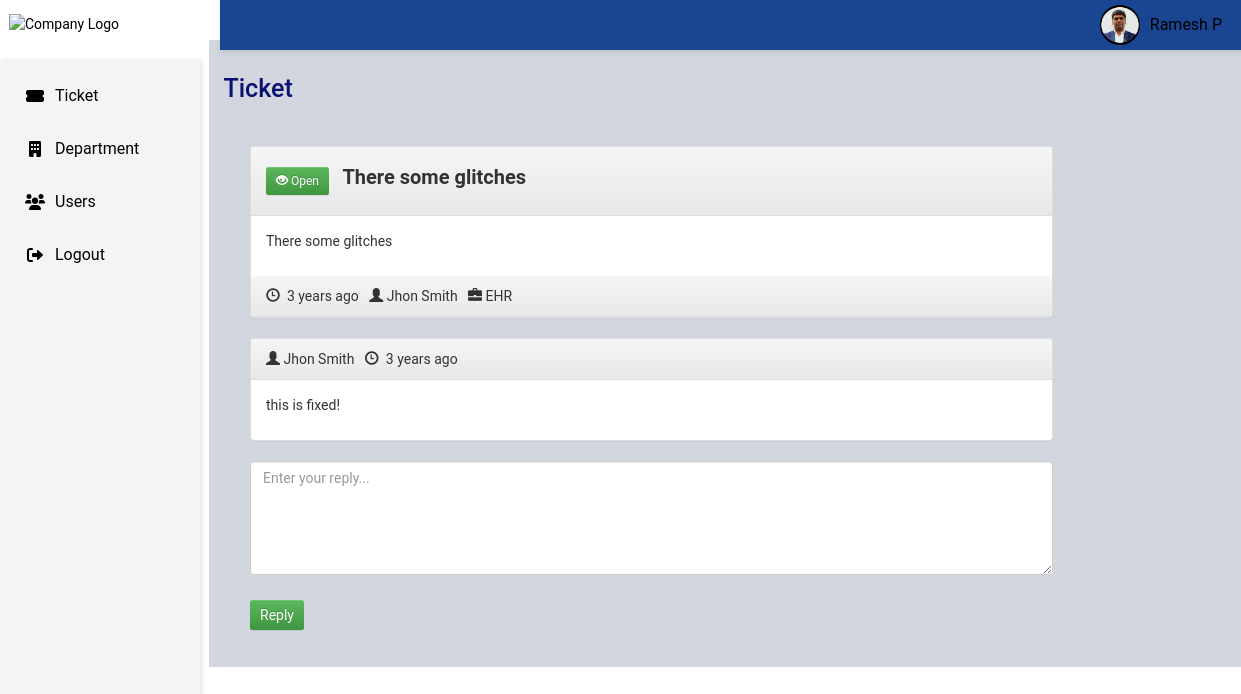
/view_ticket.php?id=617bfc35a93af (signed in), run on the app's committed database.
### tables this page shows
CREATE TABLE `hd_tickets` (
  `id` int(11) NOT NULL,
  `uniqid` varchar(20) NOT NULL,
  `user` int(11) NOT NULL,
  `title` varchar(250) NOT NULL,
  `init_msg` text NOT NULL,
  `department` int(11) NOT NULL,
  `date` varchar(250) NOT NULL,
  `last_reply` int(11) NOT NULL,
  `user_read` int(11) NOT NULL,
  `admin_read` int(11) NOT NULL,
  `resolved` int(11) NOT NULL
);

CREATE TABLE `hd_users` (
  `id` int(11) NOT NULL,
  `email` varchar(250) NOT NULL,
  `password` varchar(250) NOT NULL,
  `create_date` datetime NOT NULL DEFAULT current_timestamp(),
  `name` varchar(250) NOT NULL,
  `user_type` enum('admin'
  ,'user') NOT NULL,
  `status` int(11) NOT NULL
);

CREATE TABLE `hd_departments` (
  `id` int(11) NOT NULL,
  `name` varchar(250) NOT NULL,
  `status` int(11) NOT NULL DEFAULT 1
);

CREATE TABLE `hd_ticket_replies` (
  `id` int(11) NOT NULL,
  `user` int(11) NOT NULL,
  `text` text NOT NULL,
  `ticket_id` text NOT NULL,
  `date` varchar(20) NOT NULL
);

### class/Database.php (called while the page is built)
<?php
class Database {
    public function dbConnect() {
        static $DBH = null;
        if (is_null($DBH)) {
			$connection = new mysqli(HOST, USER, PASSWORD, DATABASE);
			if($connection->connect_error){
				die("Error failed to connect to MySQL: " . $connection->connect_error);
			} else {
				$DBH = $connection;
			}
        }
        return $DBH;
    }
}

### init.php (called while the page is built, shortened)
<?php
require 'class/Database.php';
require 'class/Time.php';
require 'class/Tickets.php';
$time = new Time;
$tickets = new Tickets;
?>

### class/Tickets.php (called while the page is built, shortened)
<?php
class Tickets extends Database {
    private $ticketTable = 'hd_tickets';
	private $ticketRepliesTable = 'hd_ticket_replies';
	private $dbConnect = false;
	public function __construct(){
        $this->dbConnect = $this->dbConnect();
    }
    public function ticketInfo($id) {
		$sqlQuery = "SELECT t.id, t.uniqid, t.title, t.user, t.init_msg as message, t.date, t.last_reply, t.resolved, u.name as creater, d.name as department
			FROM ".$this->ticketTable." t
			LEFT JOIN hd_users u ON t.user = u.id
			LEFT JOIN hd_departments d ON t.department = d.id
			WHERE t.uniqid = '".$id."'";
		$result = mysqli_query($this->dbConnect, $sqlQuery);
        $tickets = mysqli_fetch_assoc($result);
        return $tickets;
    }
	public function getTicketReplies($id) {
		$sqlQuery = "SELECT r.id, r.text as message, r.date, u.name as creater, d.name as department, u.user_type
			FROM ".$this->ticketRepliesTable." r
			LEFT JOIN ".$this->ticketTable." t ON r.ticket_id = t.id
			LEFT JOIN hd_users u ON r.user = u.id
			LEFT JOIN hd_departments d ON t.department = d.id
			WHERE r.ticket_id = '".$id."'";
		$result = mysqli_query($this->dbConnect, $sqlQuery);
       	$data= array();
		while ($row = mysqli_fetch_array($result, MYSQLI_ASSOC)) {
			$data[]=$row;
		}
        return $data;
    }
	public function updateTicketReadStatus($ticketId) {
		$updateField = '';
		if(isset($_SESSION["admin"])) {
			$updateField = "admin_read = '1'";
		} else {
			$updateField = "user_read = '1'";
		}
		$updateTicket = "UPDATE ".$this->ticketTable."
			SET $updateField
			WHERE id = '".$ticketId."'";
		mysqli_query($this->dbConnect, $updateTicket);
	}
}

### class/Time.php (called while the page is built, shortened)
<?php
class Time extends Database {
    public function ago($time) {
        $periods = array("second", "minute", "hour", "day", "week", "month", "year", "decade");
        $lengths = array("60","60","24","7","4.35","12","10");
        $now = time();
        $difference = $now - $time;
        for($j = 0; $difference >= $lengths[$j] && $j < count($lengths)-1; $j++) {
            $difference /= $lengths[$j];
        }
        $difference = round($difference);
        if($difference != 1) {
            $periods[$j].= "s";
        }
        return $difference . " " . $periods[$j] . " ago";
    }
}

### view_ticket.php (the view, shortened to what this page needs)
<?php
include 'init.php';
include('inc/header.php');
$ticketDetails = $tickets->ticketInfo($_GET['id']);
$ticketReplies = $tickets->getTicketReplies($ticketDetails['id']);
?>
<link rel="stylesheet" href="css/style.css" />
<link rel="stylesheet" href="https://cdnjs.cloudflare.com/ajax/libs/font-awesome/6.0.0-beta3/css/all.min.css">
<?php include('inc/container.php');?>
</head>
<body>
  <header id="header">
        <div class="logo">
            <img src="img\logo-blue.png" alt="Company Logo">
        </div>
        <div class="user-profile">
		<img src="img\pic.jpg" alt="User Profile Picture" class="profile-pic">
		<div class="name">Ramesh P</div>
        </div>
    </header>
    <aside id="sidebar">
        <ul>
		<li id="ticket"><a href="ticket.php"><i class="fas fa-ticket-alt"></i> Ticket</a></li>
		<li id="department"><a href="department.php"><i class="fas fa-building"></i> Department</a></li>
		<li id="user"><a href="user.php"><i class="fas fa-users"></i> Users</a></li>
		<li><a href="logout.php"><i class="fas fa-sign-out-alt"></i> Logout</a></li>
        </ul>
    </aside>
	<div class="content-wrapper">
    <section class="content-header">
      <h2>
	  Ticket
      </h2>
    </section>
	<div class="container">
	<section class="comment-list">
		<article class="row">
			<div class="col-md-10 col-sm-10">
				<div class="panel panel-default arrow left">
					<div class="panel-heading right">
					<?php if($ticketDetails['resolved']) { ?>
					<button type="button" class="btn btn-danger btn-sm">
					  <span class="glyphicon glyphicon-eye-close"></span> Closed
					</button>
					<?php } else { ?>
					<button type="button" class="btn btn-success btn-sm">
					  <span class="glyphicon glyphicon-eye-open"></span> Open
					</button>
					<?php } ?>
					<span class="ticket-title"><?php echo $ticketDetails['title']; ?></span>
					</div>
					<div class="panel-body">
						<div class="comment-post">
						<p>
						<?php echo $ticketDetails['message']; ?>
						</p>
						</div>
					</div>
					<div class="panel-heading right">
						<span class="glyphicon glyphicon-time"></span> <time class="comment-date" datetime="16-12-2014 01:05"><i class="fa fa-clock-o"></i> <?php echo $time->ago($ticketDetails['date']); ?></time>
						&nbsp;&nbsp;<span class="glyphicon glyphicon-user"></span> <?php echo $ticketDetails['creater']; ?>
						&nbsp;&nbsp;<span class="glyphicon glyphicon-briefcase"></span> <?php echo $ticketDetails['department']; ?>
					</div>
				</div>
			</div>
		</article>
		<?php foreach ($ticketReplies as $replies) { ?>
			<article class="row">
				<div class="col-md-10 col-sm-10">
					<div class="panel panel-default arrow right">
						<div class="panel-heading">
							<?php if($replies['user_type'] == 'admin') { ?>
								<span class="glyphicon glyphicon-user"></span> <?php echo $ticketDetails['department']; ?>
							<?php } else { ?>
								<span class="glyphicon glyphicon-user"></span> <?php echo $replies['creater']; ?>
							<?php } ?>
							&nbsp;&nbsp;<span class="glyphicon glyphicon-time"></span> <time class="comment-date" datetime="16-12-2014 01:05"><i class="fa fa-clock-o"></i> <?php echo $time->ago($replies['date']); ?></time>
						</div>
						<div class="panel-body">
							<div class="comment-post">
							<p>
							<?php echo $replies['message']; ?>
							</p>
							</div>
						</div>
					</div>
				</div>
			</article>
		<?php } ?>
		<form method="post" id="ticketReply">
			<article class="row">
				<div class="col-md-10 col-sm-10">
					<div class="form-group">
						<textarea class="form-control" rows="5" id="message" name="message" placeholder="Enter your reply..." required></textarea>
					</div>
			</div>
			</article>
			<article class="row">
				<div class="col-md-10 col-sm-10">
					<div class="form-group">
						<input type="submit" name="reply" id="reply" class="btn btn-success" value="Reply" />
					</div>
				</div>
			</article>
		</form>
	</section>
</div>
<?php include('inc/footer.php');?>

### css/style.css (style rules this page uses)
.ticket-title { font-weight:bold; font-size:20px; margin-left:10px; }

### view_ticket.php (style rules this page uses)
body { margin: 0; font-family: 'Roboto', sans-serif; }
#header { background-color: #1a4592; color: black; display: flex; justify-content: space-between; align-items: center; padding: 1.6rem 15rem; position: fixed; width: 100%; top: -22px; left: 220px; z-index: 1000; box-shadow: 0 2px 5px rgba(0, 0, 0, 0.1); }
#header .logo img { height: 50px; position: relative; right: 361px; top: 9px; }
#header .user-profile { display: flex; align-items: center; position: relative; top: 11px; right: 89px; font-size: 1.6rem; }
#header .profile-pic { height: 40px; width: 40px; border-radius: 50%; margin-right: 10px; }
#sidebar { position: fixed; top: 60px; left: 0; height: calc(100% - 60px); width: 200px; background-color: #f4f4f4; padding: 1.5rem; box-shadow: 2px 0 5px rgba(0, 0, 0, 0.1); overflow-y: auto; z-index: 100; }
#sidebar ul { list-style: none; padding: 0; margin: 0; }
#sidebar ul li { margin-bottom: 10px; }
#sidebar a { text-decoration: none; color: black; display: flex; align-items: center; }
#sidebar a i { margin-right: 10px; }
#sidebar ul li a { color: black; text-decoration: none; font-size: 1.6rem; padding: 10px; display: flex; align-items: center; border-radius: 5px; transition: background-color 0.3s; }
#sidebar ul li a i { margin-right: 10px; min-width: 20px; text-align: center; }
.container { width: 1000px; max-width: 100%; position: relative; left: 5px; top: 23px; }
h2 { font-size: 2.5rem; margin-bottom: 2rem; color: #0A1172; }
.btn { display: inline-block; padding: 0.5rem 1rem; border: none; border-radius: 0.25rem; background-color: #28a745; color: #fff; text-decoration: none; text-align: center; margin: 1rem auto; }
.content-wrapper { width: 1043px; max-width: 108%; position: relative; left: 68px; top: 17px; padding:15px; background-color:#d2d6de }

### data on the page
hd_tickets: title "There some glitches", init_msg "There some glitches", date "3 years ago", hd_users.name "Jhon Smith", hd_departments.name "EHR"
hd_ticket_replies: hd_users.name "Jhon Smith", date "3 years ago", text "this is fixed!"
